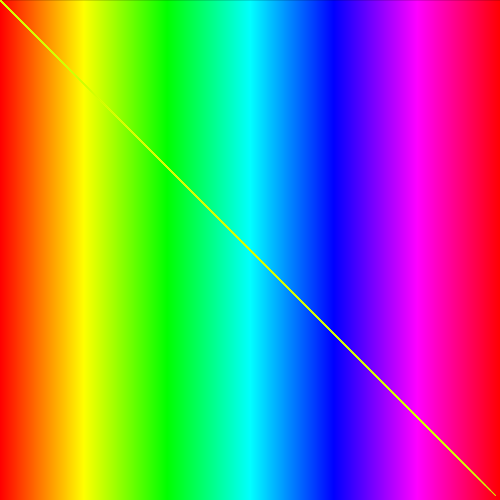
Frame 1 (no input)
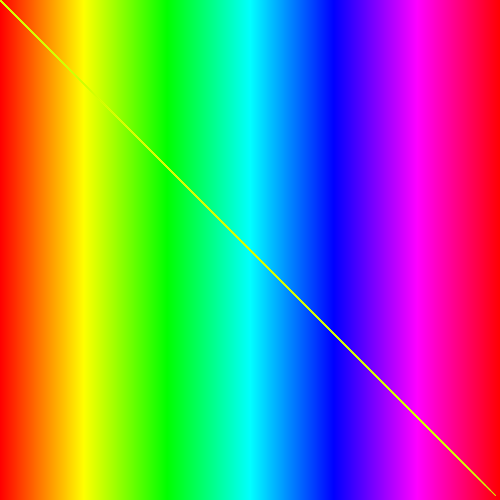
Frame 60 (the mouse pressed at the canvas centre just before this capture)
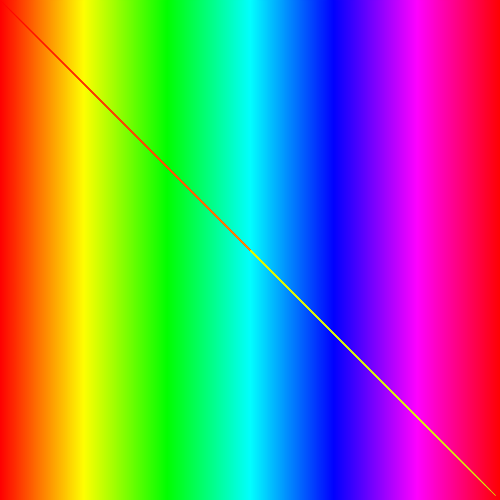
Frame 120 (the mouse held since frame 60 and released just before this capture)

The Processing sketch that drew these frames (run headless with seeded random() and noise(); from frame 60 on, the mouse is pressed at the canvas centre):

// Processing sketch: processing_51475
// ── processing_51475.pde


void setup(){
  background(0);
  size(500,500);
  smooth();
  colorMode(HSB,360,100,100,100);
  noFill();
 
}
  
void draw(){
   //rainbow
  for(int i = 0;i < width; i++){
  float colorValue = map(i, 0,width,0,360);
  stroke(colorValue,100,100);
  line(i,0,i,height);

  println(i);
  }
  
  fill(57,10);


  float speedX = abs(mouseX-pmouseX);
  for(int i = 0;i< speedX;i++){
    strokeWeight(.5);
  ellipse(mouseX,mouseY,i*5,i*5);
  }
   //multiply line 100X
  for(int i = 0; i<100; i++){
    float colorValue = map(i, 0,width,0,360);
    stroke(colorValue,100,100);
    line(mouseX,mouseY,i*5,i*5);
    println(i);
  }
 
}  
  
